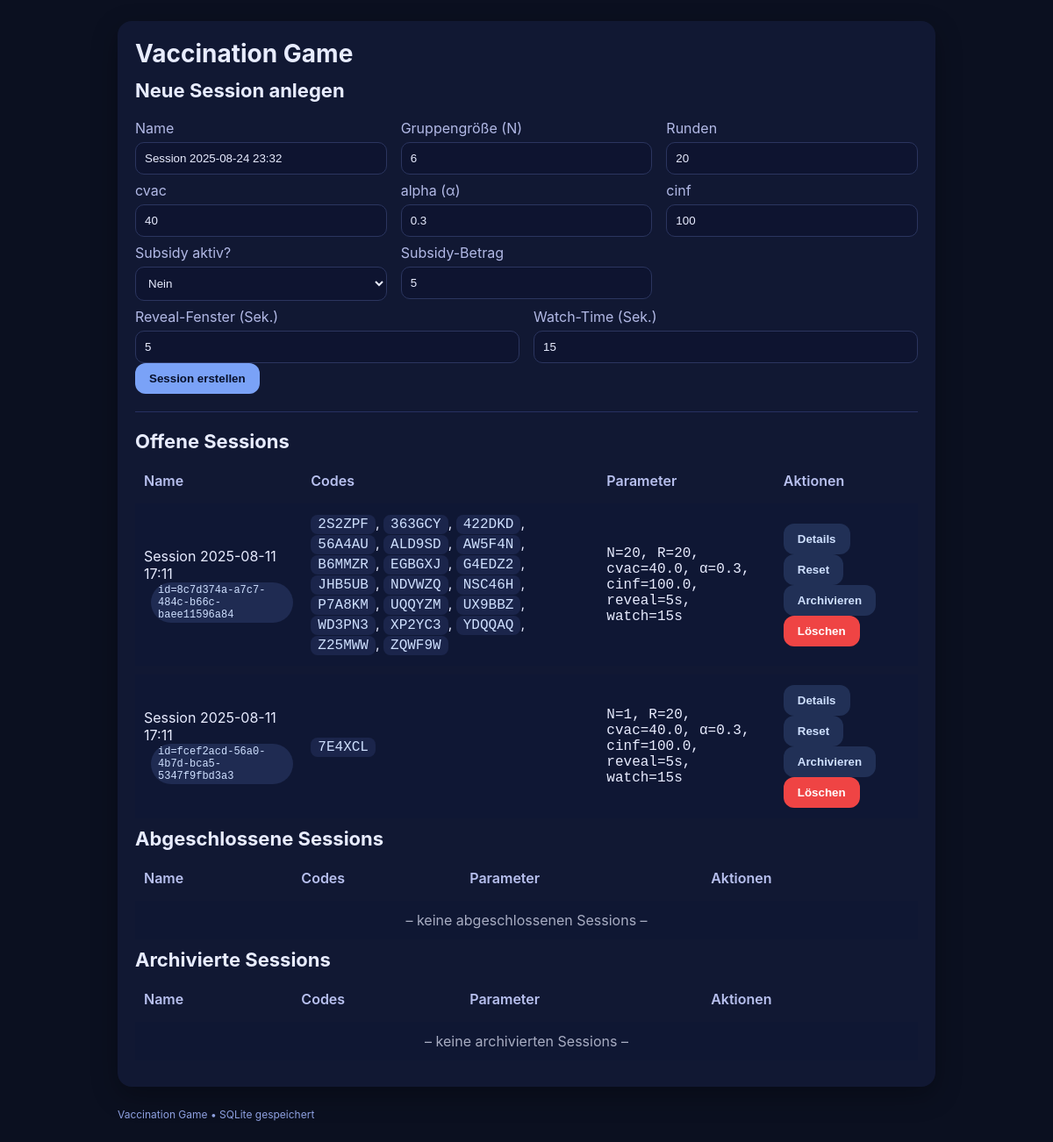
/admin (signed in), run on the app's committed database.
### tables this page shows
CREATE TABLE participants (
        id TEXT PRIMARY KEY, session_id TEXT, code TEXT UNIQUE, theta REAL, lambda REAL, alias TEXT,
        joined INTEGER DEFAULT 0, current_round INTEGER DEFAULT 1, balance REAL DEFAULT 0, created_at TEXT, completed INTEGER DEFAULT 0);

### app.py (the view, shortened to what this page needs)
@app.route("/admin", methods=["GET", "POST"])
def admin():
    if not require_admin():
        return redirect(url_for("admin_login"))
    con = db()
    rows = con.execute("SELECT * FROM sessions ORDER BY created_at DESC").fetchall()
    sessions_active, sessions_done, sessions_arch = [], [], []
    for s in rows:
        ps = con.execute("SELECT code FROM participants WHERE session_id=? ORDER BY code", (s["id"],)).fetchall()
        sdict = {**dict(s), "participants": [dict(p) for p in ps]}
        if s["archived"]:
            sessions_arch.append(sdict)
        else:
            if _session_done(con, s["id"]):
                sessions_done.append(sdict)
            else:
                sessions_active.append(sdict)
    now = datetime.datetime.now().strftime("%Y-%m-%d %H:%M")
    return render_template("admin.html",
                           sessions_active=sessions_active,
                           sessions_done=sessions_done,
                           sessions_arch=sessions_arch,
                           now=now, admin_tab_guard=True)

### app.py (called while the page is built)
def db():
    c = sqlite3.connect(DB_PATH, check_same_thread=False)
    c.row_factory = sqlite3.Row
    return c

@app.before_request
def load_participant():
    pid = flask_session.get("participant_id")
    g.participant = None
    if pid:
        con = db()
        g.participant = con.execute("SELECT * FROM participants WHERE id=?", (pid,)).fetchone()

def require_admin():
    return bool(flask_session.get("admin_ok"))

def _session_done(con, sid):
    row = con.execute("SELECT group_size, rounds FROM sessions WHERE id=?", (sid,)).fetchone()
    if not row:
        return False
    grp = row["group_size"]
    rmax = row["rounds"]
    cnt = con.execute("SELECT COUNT(*) c FROM participants WHERE session_id=? AND current_round > ?", (sid, rmax)).fetchone()["c"]
    return cnt >= grp

### templates/admin.html (shortened to what this page needs)
{% extends "base.html" %}
{% block content %}
<h2>Neue Session anlegen</h2>
<form method="post">
  <div class="grid grid-3">
    <div><label>Name</label><input type="text" name="name" value="Session {{ now }}" required></div>
    <div><label>Gruppengröße (N)</label><input type="number" name="group_size" value="6" min="1" max="20" required></div>
    <div><label>Runden</label><input type="number" name="rounds" value="20" min="1" max="200" required></div>
  </div>
  <div class="grid grid-3">
    <div><label>cvac</label><input type="number" name="cvac" value="40" step="1" required></div>
    <div><label>alpha (α)</label><input type="number" name="alpha" value="0.3" step="0.01" required></div>
    <div><label>cinf</label><input type="number" name="cinf" value="100" step="1" required></div>
  </div>
  <div class="grid grid-3">
    <div><label>Subsidy aktiv?</label>
      <select name="subsidy"><option value="0">Nein</option><option value="1">Ja</option></select></div>
    <div><label>Subsidy-Betrag</label><input type="number" name="subsidy_amount" value="5" step="1" required></div>
    <div></div>
  </div>
  <div class="grid grid-2">
    <div><label>Reveal-Fenster (Sek.)</label><input type="number" name="reveal_window" value="5" step="1" min="0" required></div>
    <div><label>Watch-Time (Sek.)</label><input type="number" name="watch_time" value="15" step="1" min="0" required></div>
  </div>
  <button type="submit">Session erstellen</button>
</form>
<hr>
<h2>Offene Sessions</h2>
<table class="table">
  <tr><th>Name</th><th>Codes</th><th>Parameter</th><th>Aktionen</th></tr>
  {% for s in sessions_active %}
    <tr>
      <td>
        {{ s['name'] }}
        <div class="badge mono">id={{ s['id'] }}</div>
      </td>
      <td>
        {% for p in s['participants'] %}
          <span class="kbd mono">{{ p['code'] }}</span>{% if not loop.last %}, {% endif %}
        {% endfor %}
      </td>
      <td class="mono">
        N={{ s['group_size'] }}, R={{ s['rounds'] }}, cvac={{ '%.1f'|format(s['cvac']) }}, α={{ '%.1f'|format(s['alpha']) }}, cinf={{ '%.1f'|format(s['cinf']) }},
        reveal={{ s['reveal_window'] }}s, watch={{ s['watch_time'] }}s
      </td>
      <td>
        <a href="/admin/session/{{ s['id'] }}"><button class="secondary">Details</button></a>
        <form method="post" action="/admin/reset_session" style="display:inline"
              onsubmit="return confirm('Session wirklich RESETTEN? Entscheidungen & Chat werden gelöscht, Spieler starten in Runde 1.');">
          <button class="secondary">Reset</button>
        </form>
        <form method="post" action="/admin/archive_session" style="display:inline"
              onsubmit="return confirm('Session ARCHIVIEREN und beenden? Alle Daten ins Archiv kopieren.');">
          <button class="secondary">Archivieren</button>
        </form>
        <form method="post" action="/admin/delete_session" style="display:inline"
              onsubmit="return confirm('Session LÖSCHEN? Nicht rückgängig! Alle Daten werden entfernt.');">
          <button style="background:#ef4444;color:white;border-radius:12px;padding:10px 16px;border:0">Löschen</button>
        </form>
      </td>
    </tr>
  {% else %}
    <tr><td colspan="4" class="center" style="opacity:.7">– keine offenen Sessions –</td></tr>
  {% endfor %}
</table>
<h2>Abgeschlossene Sessions</h2>
<table class="table">
  <tr><th>Name</th><th>Codes</th><th>Parameter</th><th>Aktionen</th></tr>
  {% for s in sessions_done %}
    <tr>
      <td>
        {{ s['name'] }}
        <div class="badge mono">id={{ s['id'] }}</div>
      </td>
      <td>
        {% for p in s['participants'] %}
          <span class="kbd mono">{{ p['code'] }}</span>{% if not loop.last %}, {% endif %}
        {% endfor %}
      </td>
      <td class="mono">
        N={{ s['group_size'] }}, R={{ s['rounds'] }}, cvac={{ '%.1f'|format(s['cvac']) }}, α={{ '%.1f'|format(s['alpha']) }}, cinf={{ '%.1f'|format(s['cinf']) }},
        reveal={{ s['reveal_window'] }}s, watch={{ s['watch_time'] }}s
      </td>
      <td>
        <a href="/admin/session/{{ s['id'] }}"><button class="secondary">Details</button></a>
        <form method="post" action="/admin/archive_session" style="display:inline"
              onsubmit="return confirm('Session ARCHIVIEREN und beenden? Alle Daten ins Archiv kopieren.');">
          <input type="hidden" name="session_id" value="{{ s['id'] }}">
          <button class="secondary">Archivieren</button>
        </form>
        <form method="post" action="/admin/delete_session" style="display:inline"
              onsubmit="return confirm('Session LÖSCHEN? Nicht rückgängig! Alle Daten werden entfernt.');">
          <input type="hidden" name="session_id" value="{{ s['id'] }}">
          <button style="background:#ef4444;color:white;border-radius:12px;padding:10px 16px;border:0">Löschen</button>
        </form>
      </td>
    </tr>
  {% else %}
    <tr><td colspan="4" class="center" style="opacity:.7">– keine abgeschlossenen Sessions –</td></tr>
  {% endfor %}
</table>
<h2>Archivierte Sessions</h2>
<table class="table">
  <tr><th>Name</th><th>Codes</th><th>Parameter</th><th>Aktionen</th></tr>
  {% for s in sessions_arch %}
    <tr>
      <td>
        {{ s['name'] }}
        <div class="badge mono">id={{ s['id'] }}</div>
        <div class="badge" style="background:#1b3a2a">archiviert</div>
      </td>
      <td>
        {% for p in s['participants'] %}
          <span class="kbd mono">{{ p['code'] }}</span>{% if not loop.last %}, {% endif %}
        {% endfor %}
      </td>
      <td class="mono">
        N={{ s['group_size'] }}, R={{ s['rounds'] }}, cvac={{ '%.1f'|format(s['cvac']) }}, α={{ '%.1f'|format(s['alpha']) }}, cinf={{ '%.1f'|format(s['cinf']) }},
        reveal={{ s['reveal_window'] }}s, watch={{ s['watch_time'] }}s
      </td>
      <td>
        <a href="/admin/session/{{ s['id'] }}"><button class="secondary">Details</button></a>
        <form method="post" action="/admin/delete_session" style="display:inline"
              onsubmit="return confirm('Archivierte Session LÖSCHEN? Nicht rückgängig!');">
          <input type="hidden" name="session_id" value="{{ s['id'] }}">
          <button style="background:#ef4444;color:white;border-radius:12px;padding:10px 16px;border:0">Löschen</button>
        </form>
      </td>
    </tr>
  {% else %}
    <tr><td colspan="4" class="center" style="opacity:.7">– keine archivierten Sessions –</td></tr>
  {% endfor %}
</table>
{% endblock %}

### templates/base.html (shortened to what this page needs)
<!doctype html>
<html lang="de">
  <head>
    <link rel="stylesheet" href="{{ url_for('static', filename='style.css') }}">
  </head>
  <body>
    <div class="container">
      <div class="card">
        <h1>{{ title or "Vaccination Game" }}</h1>
        {% block content %}{% endblock %}
      </div>
      <footer>Vaccination Game • SQLite gespeichert</footer>
    </div>
  </body>
</html>

### static/style.css (style rules this page uses)
:root { --bg:#0b1020;--card:#111833;--ink:#e8ecff;--muted:#b2b9e6;--accent:#7aa2f7;--ok:#32d583;--warn:#f59f00;--bad:#ef4444 }
* { box-sizing:border-box }
body { margin:0;font-family:Inter,ui-sans-serif,system-ui,-apple-system; background:var(--bg); color:var(--ink) }
.container { max-width:980px;margin:0 auto;padding:24px }
.card { background:var(--card);border-radius:16px;padding:20px;box-shadow:0 10px 30px rgba(0,0,0,.3) }
h1,h2,h3 { margin:0 0 12px }
h1 { font-size:28px }
h2 { font-size:22px }
label { display:block;margin:8px 0 6px;color:var(--muted) }
input[type=text],input[type=number],input[type=password],select { width:100%;padding:10px;border-radius:10px;border:1px solid #2b355f;background:#0e1430;color:#e8ecff }
button { padding:10px 16px;border-radius:12px;border:0;background:var(--accent);color:#07102b;cursor:pointer;font-weight:600 }
button.secondary { background:#213056;color:#cfe0ff }
.grid { display:grid;gap:16px }
.grid-2 { grid-template-columns:1fr 1fr }
.grid-3 { grid-template-columns:repeat(3,1fr) }
.kbd { display:inline-block;border-radius:8px;padding:2px 8px;background:#1b254b;color:#cfe0ff }
.badge { display:inline-block;padding:2px 8px;border-radius:999px;font-size:12px;background:#1f2b52;color:#cfe0ff;margin-left:8px }
.table { width:100%;border-collapse:separate;border-spacing:0 10px }
.table th { color:#b8c0ef;text-align:left;font-weight:600;padding:0 10px 6px }
.table td { background:#0f1734;padding:12px 10px }
.center { text-align:center }
.mono { font-family:ui-monospace, SFMono-Regular, Menlo, Monaco, Consolas, 'Liberation Mono' }
hr { border:none;border-top:1px solid #273061;margin:20px 0 }
footer { margin-top:24px;color:#8ea0e0;font-size:12px }
a { color:#a1c4ff }

### data on the page
participants: code "2S2ZPF"
participants: code "363GCY"
participants: code "422DKD"
participants: code "56A4AU"
participants: code "ALD9SD"
participants: code "AW5F4N"
participants: code "B6MMZR"
participants: code "EGBGXJ"
participants: code "G4EDZ2"
participants: code "JHB5UB"
participants: code "NDVWZQ"
participants: code "NSC46H"
participants: code "P7A8KM"
participants: code "UQQYZM"
participants: code "UX9BBZ"
participants: code "WD3PN3"
participants: code "XP2YC3"
participants: code "YDQQAQ"
participants: code "Z25MWW"
participants: code "ZQWF9W"
participants: code "7E4XCL"

### other printed values
{{ title or "Vaccination Game" }} "Vaccination Game"
{{ s['name'] }} "Session 2025-08-11 17:11"
{{ s['id'] }} "8c7d374a-a7c7-484c-b66c-baee11596a84"
{{ s['group_size'] }} "20"
{{ s['rounds'] }} "20"
{{ '%.1f'|format(s['cvac']) }} "40.0"
{{ '%.1f'|format(s['alpha']) }} "0.3"
{{ '%.1f'|format(s['cinf']) }} "100.0"
{{ s['reveal_window'] }} "5"
{{ s['watch_time'] }} "15"
{{ s['id'] }} "fcef2acd-56a0-4b7d-bca5-5347f9fbd3a3"
{{ s['group_size'] }} "1"
